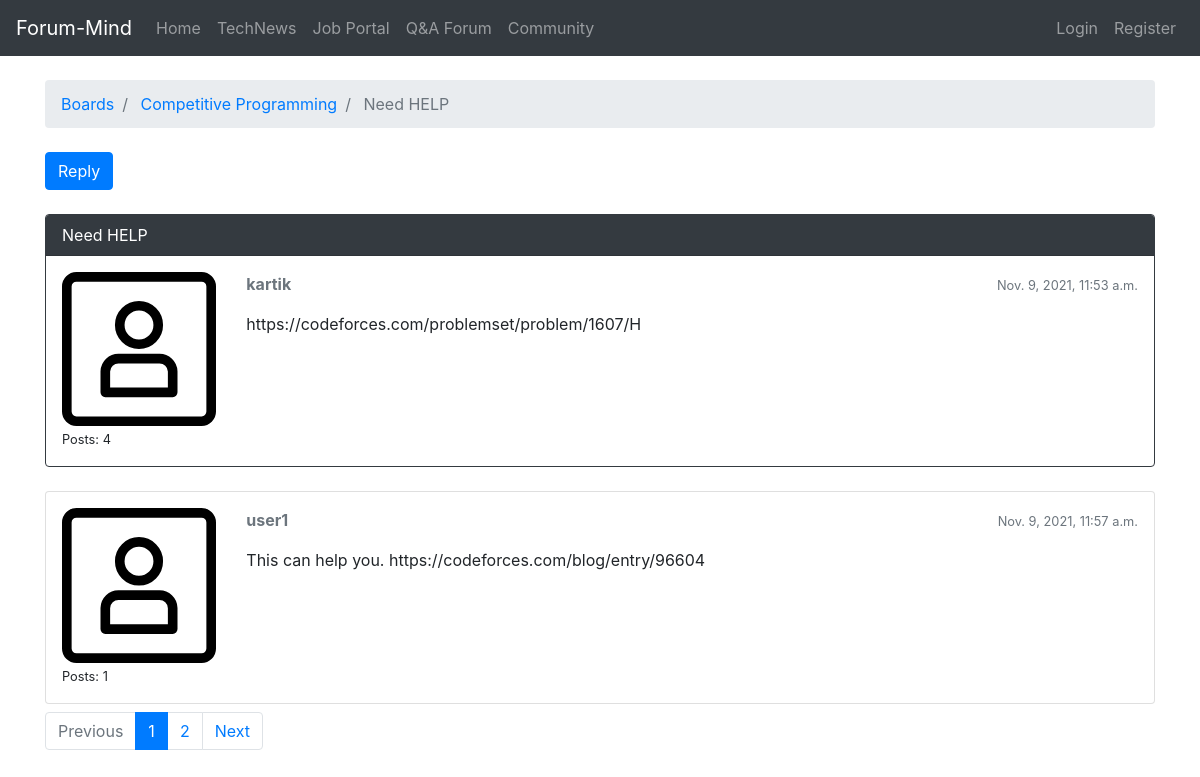
The page /forums/boards/7/7/ on the database its author committed.
### forums/models.py (models this page shows, shortened)
class Topic(models.Model):
    subject = models.CharField(max_length=256)
    last_updated = models.DateTimeField(auto_now_add=True)
    board = models.ForeignKey(
        Board,
        on_delete=models.CASCADE,
        related_name='topics',
    )
    starter = models.ForeignKey(
        settings.AUTH_USER_MODEL,
        on_delete=models.CASCADE,
        related_name='topics',
    )
    views = models.PositiveIntegerField(default=0)

class Board(models.Model):
    name = models.CharField(max_length=30, unique=True)
    description = models.CharField(max_length=100)

class Post(models.Model):
    message = models.TextField(max_length=4000)
    topic = models.ForeignKey(
        Topic,
        on_delete=models.CASCADE,
        related_name='posts',
    )
    created_at = models.DateTimeField(auto_now_add=True)
    updated_at = models.DateTimeField(null=True)
    created_by = models.ForeignKey(
        settings.AUTH_USER_MODEL,
        on_delete=models.CASCADE,
        related_name='posts',
    )
    updated_by = models.ForeignKey(
        settings.AUTH_USER_MODEL,
        on_delete=models.CASCADE,
        null=True,
        related_name='+',
    )

### forums/views.py (the view)
# urls.py: path('boards/<int:pk>/<int:topic_pk>/', views.PostListView.as_view(), name='topic_posts'),
class PostListView(ListView):
    model = Post
    context_object_name = 'posts'
    template_name = 'forums/topic_posts.html'
    paginate_by = 2
    def get_queryset(self):
        self.topic = get_object_or_404(Topic, board__pk=self.kwargs.get('pk'), pk=self.kwargs.get('topic_pk'))
        queryset = self.topic.posts.order_by('created_at')
        return queryset
    def get_context_data(self, **kwargs):
        self.topic.views += 1
        self.topic.save()
        context = super().get_context_data(**kwargs)
        context['topic'] = self.topic
        return context

### forums/templates/forums/topic_posts.html (shortened to what this page needs)
{% extends 'forums/base.html' %}
{% block breadcrumb %}
<li class="breadcrumb-item">
    <a href="{% url 'home' %}">Boards</a>
</li>
<li class="breadcrumb-item">
    <a href="{% url 'board_topics' topic.board.pk %}">
        {{ topic.board.name }}
    </a>
</li>
<li class="breadcrumb-item active">
    {{ topic.subject }}
</li>
{% endblock %}
{% block content %}
<div>
    <a href="{% url 'reply_topic' topic.board.pk topic.pk %}" class="btn btn-primary" role="button">
        Reply
    </a>
</div>
{% include 'forums/includes/all_topic_posts.html' %}
{% include 'forums/includes/pagination.html' %}
{% endblock %}

### forums/templates/forums/base.html (shortened to what this page needs)
<!doctype html>
<html lang="en">
<head>
    <link rel="stylesheet" href="https://maxcdn.bootstrapcdn.com/bootstrap/4.0.0/css/bootstrap.min.css"
>
</head>
<body>
{% block body %}
<nav class="navbar navbar-expand-lg navbar-dark bg-dark">
            <a class="navbar-brand" href="{% url 'homepage' %}">Forum-Mind</a>
              <div class="collapse navbar-collapse" id="navbarSupportedContent">
                <ul class="navbar-nav mr-auto">
                  <li class="nav-item">
                    <a class="nav-link" href="{% url 'homepage' %}">Home</a>
                  </li>
                  <li class="nav-item">
                    <a class="nav-link" href="{% url 'news' %}">TechNews</a>
                  </li>
                  <li class="nav-item">
                    <a class="nav-link" href="{% url 'jobs:index' %}">Job Portal</a>
                  </li>
                  <li class="nav-item">
                    <a class="nav-link" href="/forums/">Q&A Forum</a>
                  </li>
                  <li class="nav-item">
                    <a class="nav-link" href="/community/">Community</a>
                  </li>
                </ul>
            </div>
                <div class="navbar-nav">
                    {% if user.is_authenticated %}
                    <a class="nav-item nav-link" href="{% url 'profile' %}">Hello {{user.username}}</a>
                    <a class="nav-item nav-link" href="{% url 'logout' %}">Logout</a>
                    {% else %}
                    <a class="nav-item nav-link" href="{% url 'login' %}">Login</a>
                    <a class="nav-item nav-link" href="{% url 'register' %}">Register</a>
                    {% endif %}
                </div>
        </nav>
<div class="container">
    <ol class="breadcrumb my-4">
        {% block breadcrumb %}
        {% endblock %}
    </ol>
    {% block content %}
    {% endblock %}
</div>
{% endblock body %}
</body>
</html>

### forums/templates/forums/includes/all_topic_posts.html (shortened to what this page needs)
{% load static %}
{% for post in posts %}
<div class="card mb-2 mt-4 {% if forloop.first %}border-dark{% endif %}">
    {% if forloop.first %}
        <div class="card-header text-white bg-dark py-2 px-3">
            {{ topic.subject }}
        </div>
    {% endif %}
    <div class="card-body p-3">
        <div class="row">
            <div class="col-2">
                <img src="{% static 'img/avatar.svg' %}" alt="{{ post.created_by.username }}" class="w-100">
                <small>Posts: {{ post.created_by.posts.count }}</small>
            </div>
            <div class="col-10">
                <div class="row mb-3">
                    <div class="col-6">
                        <strong class="text-muted">{{ post.created_by.username }}</strong>
                    </div>
                    <div class="col-6 text-right">
                        <small class="text-muted">{{ post.created_at }}</small>
                    </div>
                </div>
                <p>{{ post.message }}</p>
            </div>
        </div>
    </div>
</div>
{% endfor %}

### forums/templates/forums/includes/pagination.html (shortened to what this page needs)
{% if is_paginated %}
    <nav aria-label="Topics pagination" class="mb-4">
        <ul class="pagination">
            {% if page_obj.has_previous %}
                <li class="page-item">
                    <a class="page-link" href="?page={{ page_obj.previous_page_number }}">
                        Previous
                    </a>
                </li>
            {% else %}
                <li class="page-item disabled">
                    <span class="page-link">Previous</span>
                </li>
            {% endif %}
            {% for page_num in paginator.page_range %}
                {% if page_obj.number == page_num %}
                    <li class="page-item active">
                        <span class="page-link">
                            {{ page_num }}
                        </span>
                    </li>
                {% else %}
                    <li class="page-item">
                        <a class="page-link" href="?page={{ page_num }}">
                            {{ page_num }}
                        </a>
                    </li>
                {% endif %}
            {% endfor %}
            {% if page_obj.has_next %}
                <li class="page-item">
                    <a class="page-link" href="?page={{ page_obj.next_page_number }}">
                        Next
                    </a>
                </li>
            {% else %}
                <li class="page-item disabled">
                    <span class="page-link">Next</span>
                </li>
            {% endif %}
        </ul>
    </nav>
{% endif %}

### rows shown on the page
Topic: board.name "Competitive Programming", subject "Need HELP"
Post: created_by.posts.count "4", created_by.username "kartik", created_at "Nov. 9, 2021, 11:53 a.m.", message "https://codeforces.com/problemset/problem/1607/H"
Post: created_by.posts.count "1", created_by.username "user1", created_at "Nov. 9, 2021, 11:57 a.m.", message "This can help you. https://codeforces.com/blog/entry/96604"

### other values the page prints
{{ page_num }} "1"
{{ page_num }} "2"
